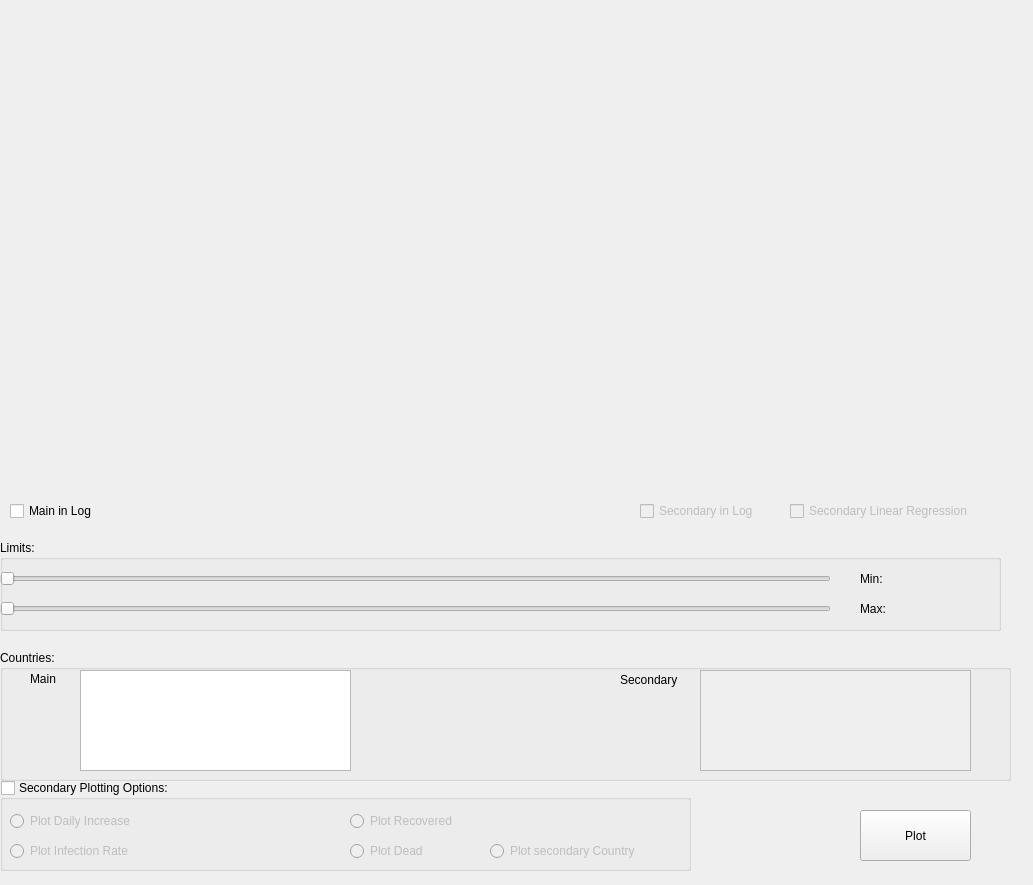
<?xml version="1.0" encoding="UTF-8"?>
<ui version="4.0">
 <class>Form</class>
 <widget class="QWidget" name="Form">
  <property name="geometry">
   <rect>
    <x>0</x>
    <y>0</y>
    <width>1033</width>
    <height>885</height>
   </rect>
  </property>
  <property name="windowTitle">
   <string>Corona Statistics</string>
  </property>
  <widget class="QWidget" name="verticalLayoutWidget">
   <property name="geometry">
    <rect>
     <x>9</x>
     <y>9</y>
     <width>1011</width>
     <height>491</height>
    </rect>
   </property>
   <layout class="QVBoxLayout" name="vlay_viz">
    <property name="sizeConstraint">
     <enum>QLayout::SetDefaultConstraint</enum>
    </property>
   </layout>
  </widget>
  <widget class="QGroupBox" name="grp_limits">
   <property name="geometry">
    <rect>
     <x>0</x>
     <y>540</y>
     <width>1001</width>
     <height>91</height>
    </rect>
   </property>
   <property name="sizePolicy">
    <sizepolicy hsizetype="Preferred" vsizetype="Preferred">
     <horstretch>0</horstretch>
     <verstretch>0</verstretch>
    </sizepolicy>
   </property>
   <property name="title">
    <string>Limits:</string>
   </property>
   <widget class="QSlider" name="sld_min">
    <property name="geometry">
     <rect>
      <x>0</x>
      <y>30</y>
      <width>831</width>
      <height>17</height>
     </rect>
    </property>
    <property name="sizePolicy">
     <sizepolicy hsizetype="Expanding" vsizetype="Fixed">
      <horstretch>0</horstretch>
      <verstretch>0</verstretch>
     </sizepolicy>
    </property>
    <property name="orientation">
     <enum>Qt::Horizontal</enum>
    </property>
   </widget>
   <widget class="QSlider" name="sld_max">
    <property name="geometry">
     <rect>
      <x>0</x>
      <y>60</y>
      <width>831</width>
      <height>17</height>
     </rect>
    </property>
    <property name="orientation">
     <enum>Qt::Horizontal</enum>
    </property>
   </widget>
   <widget class="QLabel" name="lbl_sld_min">
    <property name="geometry">
     <rect>
      <x>860</x>
      <y>30</y>
      <width>111</width>
      <height>17</height>
     </rect>
    </property>
    <property name="text">
     <string>Min:</string>
    </property>
   </widget>
   <widget class="QLabel" name="lbl_sld_max">
    <property name="geometry">
     <rect>
      <x>860</x>
      <y>60</y>
      <width>121</width>
      <height>17</height>
     </rect>
    </property>
    <property name="text">
     <string>Max:</string>
    </property>
   </widget>
  </widget>
  <widget class="QGroupBox" name="grp_countries">
   <property name="geometry">
    <rect>
     <x>0</x>
     <y>650</y>
     <width>1011</width>
     <height>131</height>
    </rect>
   </property>
   <property name="title">
    <string>Countries:</string>
   </property>
   <widget class="QListWidget" name="lst_country_main">
    <property name="geometry">
     <rect>
      <x>80</x>
      <y>20</y>
      <width>271</width>
      <height>101</height>
     </rect>
    </property>
   </widget>
   <widget class="QListWidget" name="lst_country_sec">
    <property name="enabled">
     <bool>false</bool>
    </property>
    <property name="geometry">
     <rect>
      <x>700</x>
      <y>20</y>
      <width>271</width>
      <height>101</height>
     </rect>
    </property>
   </widget>
   <widget class="QLabel" name="lbl_country_main">
    <property name="geometry">
     <rect>
      <x>30</x>
      <y>20</y>
      <width>41</width>
      <height>17</height>
     </rect>
    </property>
    <property name="text">
     <string>Main</string>
    </property>
   </widget>
   <widget class="QLabel" name="lbl_country_sec">
    <property name="geometry">
     <rect>
      <x>620</x>
      <y>20</y>
      <width>81</width>
      <height>20</height>
     </rect>
    </property>
    <property name="text">
     <string>Secondary</string>
    </property>
   </widget>
  </widget>
  <widget class="QGroupBox" name="grp_options">
   <property name="geometry">
    <rect>
     <x>0</x>
     <y>780</y>
     <width>691</width>
     <height>91</height>
    </rect>
   </property>
   <property name="title">
    <string>Secondary Plotting Options:</string>
   </property>
   <property name="flat">
    <bool>true</bool>
   </property>
   <property name="checkable">
    <bool>true</bool>
   </property>
   <property name="checked">
    <bool>false</bool>
   </property>
   <widget class="QRadioButton" name="tgl_plot_d_inc">
    <property name="geometry">
     <rect>
      <x>10</x>
      <y>30</y>
      <width>161</width>
      <height>22</height>
     </rect>
    </property>
    <property name="text">
     <string>Plot Daily Increase</string>
    </property>
   </widget>
   <widget class="QRadioButton" name="tgl_plot_inf_rt">
    <property name="geometry">
     <rect>
      <x>10</x>
      <y>60</y>
      <width>161</width>
      <height>22</height>
     </rect>
    </property>
    <property name="text">
     <string>Plot Infection Rate</string>
    </property>
   </widget>
   <widget class="QRadioButton" name="tgl_plot_recov">
    <property name="geometry">
     <rect>
      <x>350</x>
      <y>30</y>
      <width>141</width>
      <height>22</height>
     </rect>
    </property>
    <property name="text">
     <string>Plot Recovered</string>
    </property>
   </widget>
   <widget class="QRadioButton" name="tgl_plot_dead">
    <property name="geometry">
     <rect>
      <x>350</x>
      <y>60</y>
      <width>101</width>
      <height>22</height>
     </rect>
    </property>
    <property name="text">
     <string>Plot Dead</string>
    </property>
   </widget>
   <widget class="QRadioButton" name="tgl_compare_countries">
    <property name="geometry">
     <rect>
      <x>490</x>
      <y>60</y>
      <width>181</width>
      <height>22</height>
     </rect>
    </property>
    <property name="text">
     <string>Plot secondary Country</string>
    </property>
   </widget>
  </widget>
  <widget class="QCheckBox" name="chk_cases_in_log">
   <property name="geometry">
    <rect>
     <x>10</x>
     <y>500</y>
     <width>111</width>
     <height>22</height>
    </rect>
   </property>
   <property name="text">
    <string>Main in Log</string>
   </property>
  </widget>
  <widget class="QCheckBox" name="chk_second_in_log">
   <property name="enabled">
    <bool>false</bool>
   </property>
   <property name="geometry">
    <rect>
     <x>640</x>
     <y>500</y>
     <width>151</width>
     <height>22</height>
    </rect>
   </property>
   <property name="text">
    <string>Secondary in Log</string>
   </property>
  </widget>
  <widget class="QPushButton" name="btn_plot">
   <property name="geometry">
    <rect>
     <x>860</x>
     <y>810</y>
     <width>111</width>
     <height>51</height>
    </rect>
   </property>
   <property name="text">
    <string>Plot</string>
   </property>
  </widget>
  <widget class="QCheckBox" name="chk_second_lin_reg">
   <property name="enabled">
    <bool>false</bool>
   </property>
   <property name="geometry">
    <rect>
     <x>790</x>
     <y>500</y>
     <width>221</width>
     <height>22</height>
    </rect>
   </property>
   <property name="text">
    <string>Secondary Linear Regression</string>
   </property>
  </widget>
 </widget>
 <resources/>
 <connections/>
</ui>
